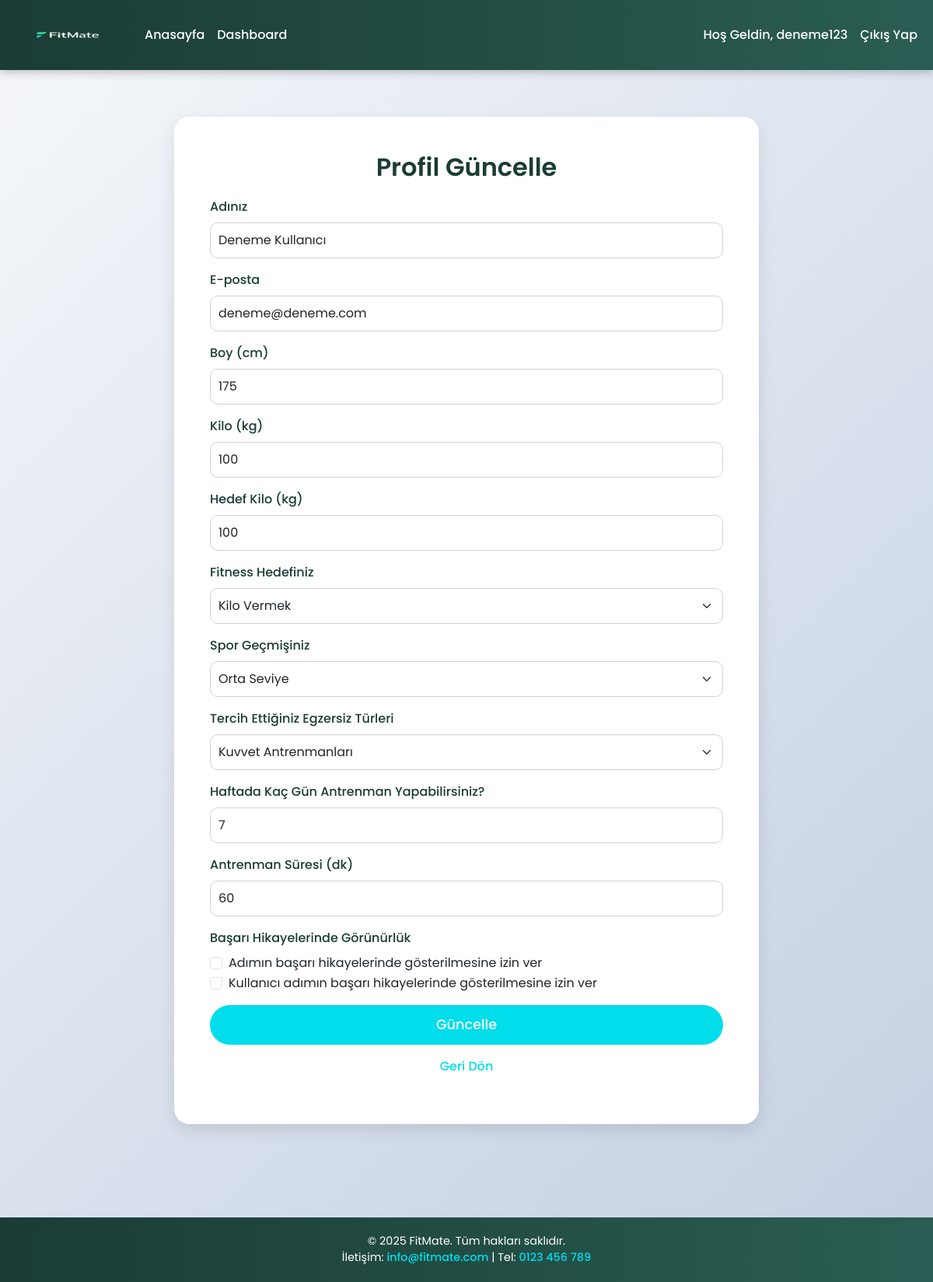
The app's page /update_profile.php (signed in) with its own data.
### tables this page shows
CREATE TABLE IF NOT EXISTS `users` (
  `id` int NOT NULL AUTO_INCREMENT,
  `username` varchar(50) NOT NULL,
  `password` varchar(255) NOT NULL,
  `email` varchar(100) NOT NULL,
  `height` float NOT NULL,
  `weight` float NOT NULL,
  `bmi` float DEFAULT NULL,
  `fitness_goal` varchar(50) DEFAULT NULL,
  `experience_level` varchar(50) DEFAULT NULL,
  `preferred_exercises` varchar(50) DEFAULT NULL,
  `workout_days` int DEFAULT NULL,
  `workout_duration` int DEFAULT NULL,
  `target_weight` float DEFAULT NULL,
  `target_set_date` date DEFAULT NULL,
  `target_achieved_date` date DEFAULT NULL,
  `show_name_in_success` tinyint(1) DEFAULT '0',
  `show_username_in_success` tinyint(1) DEFAULT '0',
  `name` varchar(255) DEFAULT NULL,
  `is_admin` tinyint(1) DEFAULT '0',
  PRIMARY KEY (`id`),
  UNIQUE KEY `username` (`username`),
  UNIQUE KEY `email` (`email`)
);

### update_profile.php (the view, shortened to what this page needs)
<?php
$servername = "localhost";
$username = "root";
$password = "";
$dbname = "fitness_db";
$conn = new mysqli($servername, $username, $password, $dbname);
$username = $_SESSION['username'];
$stmt = $conn->prepare("SELECT * FROM users WHERE username = ?");
$stmt->bind_param("s", $username);
$stmt->execute();
$result = $stmt->get_result();
if ($result->num_rows > 0) {
    $row = $result->fetch_assoc();
    $name = $row['name'];
    $email = $row['email'];
    $height = $row['height'];
    $weight = $row['weight'];
    $fitness_goal = $row['fitness_goal'];
    $experience_level = $row['experience_level'];
    $preferred_exercises = $row['preferred_exercises'];
    $workout_days = $row['workout_days'];
    $workout_duration = $row['workout_duration'];
    $target_weight = $row['target_weight'];
    $show_name_in_success = $row['show_name_in_success'];
    $show_username_in_success = $row['show_username_in_success'];
} else {
    echo "Kullanıcı bulunamadı!";
    exit();
}
?>
<!DOCTYPE html>
<html lang="tr">
<head>
    <link href="https://cdn.jsdelivr.net/npm/bootstrap@5.3.0/dist/css/bootstrap.min.css" rel="stylesheet">
    <link href="https://unpkg.com/aos@2.3.1/dist/aos.css" rel="stylesheet">
    <link rel="stylesheet" href="https://cdnjs.cloudflare.com/ajax/libs/font-awesome/6.4.0/css/all.min.css">
</head>
<body>
    <nav class="navbar navbar-expand-lg navbar-dark">
        <div class="container-fluid">
            <a class="navbar-brand" href="index.php">
                <img src="images/logo2.png" alt="Fitness App Logo" class="navbar-logo">
            </a>
            <div class="collapse navbar-collapse" id="navbarNav">
                <ul class="navbar-nav me-auto">
                    <li class="nav-item">
                        <a class="nav-link" href="index.php">Anasayfa</a>
                    </li>
                    <li class="nav-item">
                        <a class="nav-link" href="dashboard.php">Dashboard</a>
                    </li>
                </ul>
                <ul class="navbar-nav">
                    <?php if (isset($_SESSION['username'])): ?>
                        <li class="nav-item">
                            <a class="nav-link" href="dashboard.php">Hoş Geldin, <?php echo $_SESSION['username']; ?></a>
                        </li>
                        <li class="nav-item">
                            <a class="nav-link" href="logout.php">Çıkış Yap</a>
                        </li>
                    <?php endif; ?>
                </ul>
            </div>
        </div>
    </nav>
    <div class="content">
        <div class="container update-section">
            <div class="row justify-content-center">
                <div class="col-md-8">
                    <div class="card update-card" data-aos="fade-up" data-aos-duration="1000">
                        <div class="card-body">
                            <h2 class="text-center">Profil Güncelle</h2>
                            <form action="update_profile.php" method="POST">
                                <div class="mb-3">
                                    <label for="name" class="form-label">Adınız</label>
                                    <input type="text" class="form-control" id="name" name="name" value="<?php echo htmlspecialchars($name ?? ''); ?>" placeholder="Adınızı girin (isteğe bağlı)">
                                </div>
                                <div class="mb-3">
                                    <label for="email" class="form-label">E-posta</label>
                                    <input type="email" class="form-control" id="email" name="email" value="<?php echo htmlspecialchars($email); ?>" required>
                                </div>
                                <div class="mb-3">
                                    <label for="height" class="form-label">Boy (cm)</label>
                                    <input type="number" class="form-control" id="height" name="height" step="0.1" value="<?php echo htmlspecialchars($height); ?>" required>
                                </div>
                                <div class="mb-3">
                                    <label for="weight" class="form-label">Kilo (kg)</label>
                                    <input type="number" class="form-control" id="weight" name="weight" step="0.1" value="<?php echo htmlspecialchars($weight); ?>" required>
                                </div>
                                <div class="mb-3">
                                    <label for="target_weight" class="form-label">Hedef Kilo (kg)</label>
                                    <input type="number" class="form-control" id="target_weight" name="target_weight" step="0.1" value="<?php echo htmlspecialchars($target_weight ? $target_weight : ''); ?>" placeholder="Hedef kilonuzu girin (isteğe bağlı)">
                                </div>
                                <div class="mb-3">
                                    <label for="fitness_goal" class="form-label">Fitness Hedefiniz</label>
                                    <select class="form-select" id="fitness_goal" name="fitness_goal" required>
                                        <option value="weight_loss" <?php if ($fitness_goal == "weight_loss") echo "selected"; ?>>Kilo Vermek</option>
                                    </select>
                                </div>
                                <div class="mb-3">
                                    <label for="experience_level" class="form-label">Spor Geçmişiniz</label>
                                    <select class="form-select" id="experience_level" name="experience_level" required>
                                        <option value="intermediate" <?php if ($experience_level == "intermediate") echo "selected"; ?>>Orta Seviye</option>
                                    </select>
                                </div>
                                <div class="mb-3">
                                    <label for="preferred_exercises" class="form-label">Tercih Ettiğiniz Egzersiz Türleri</label>
                                    <select class="form-select" id="preferred_exercises" name="preferred_exercises" required>
                                        <option value="strength" <?php if ($preferred_exercises == "strength") echo "selected"; ?>>Kuvvet Antrenmanları</option>
                                    </select>
                                </div>
                                <div class="mb-3">
                                    <label for="workout_days" class="form-label">Haftada Kaç Gün Antrenman Yapabilirsiniz?</label>
                                    <input type="number" class="form-control" id="workout_days" name="workout_days" min="1" max="7" value="<?php echo htmlspecialchars($workout_days); ?>" required>
                                </div>
                                <div class="mb-3">
                                    <label for="workout_duration" class="form-label">Antrenman Süresi (dk)</label>
                                    <input type="number" class="form-control" id="workout_duration" name="workout_duration" min="30" max="120" value="<?php echo htmlspecialchars($workout_duration); ?>" required>
                                </div>
                                <div class="mb-3">
                                    <label class="form-label">Başarı Hikayelerinde Görünürlük</label>
                                    <div class="form-check">
                                        <input class="form-check-input" type="checkbox" id="show_name_in_success" name="show_name_in_success" <?php if ($show_name_in_success) echo "checked"; ?>>
                                        <label class="form-check-label" for="show_name_in_success">
                                            Adımın başarı hikayelerinde gösterilmesine izin ver
                                        </label>
                                    </div>
                                    <div class="form-check">
                                        <input class="form-check-input" type="checkbox" id="show_username_in_success" name="show_username_in_success" <?php if ($show_username_in_success) echo "checked"; ?>>
                                        <label class="form-check-label" for="show_username_in_success">
                                            Kullanıcı adımın başarı hikayelerinde gösterilmesine izin ver
                                        </label>
                                    </div>
                                </div>
                                <button type="submit" class="btn btn-success w-100">Güncelle</button>
                            </form>
                            <p class="mt-3 text-center"><a href="dashboard.php">Geri Dön</a></p>
                        </div>
                    </div>
                </div>
            </div>
        </div>
    </div>
    <footer class="text-center">
        <div class="container">
            <p class="mb-0">© 2025 FitMate. Tüm hakları saklıdır.</p>
            <p class="mb-0">İletişim: <a href="mailto:info@fitmate.com">info@fitmate.com</a> | Tel: <a href="tel:0123456789">0123 456 789</a></p>
        </div>
    </footer>
</body>
</html>

### update_profile.php (style rules this page uses)
html, body { margin: 0; font-family: 'Poppins', sans-serif; background: linear-gradient(135deg, #f5f7fa 0%, #c3cfe2 100%); min-height: 100vh; }
body { display: flex; flex-direction: column; }
.content { flex: 1 0 auto; padding-bottom: 60px; }
footer { flex-shrink: 0; width: 100%; }
.navbar { background: linear-gradient(90deg, #1a3c34 0%, #2a5d53 100%); box-shadow: 0 4px 10px rgba(0, 0, 0, 0.2); padding: 10px 0; position: sticky; top: 0; z-index: 1000; }
.navbar-logo { height: 60px; width: auto; max-width: 250px; transition: transform 0.3s ease; }
.navbar-brand { padding: 5px 15px; display: flex; align-items: center; }
.nav-link { color: #fff !important; font-weight: 500; transition: color 0.3s ease; }
.update-section { padding: 60px 0; }
.update-card { border: none; border-radius: 20px; box-shadow: 0 8px 20px rgba(0, 0, 0, 0.1); background: #fff; padding: 30px; }
.update-card h2 { font-size: 2rem; font-weight: 600; color: #1a3c34; margin-bottom: 20px; }
.form-label { font-weight: 500; color: #1a3c34; }
.form-control, .form-select { border-radius: 10px; border: 1px solid #ced4da; padding: 10px; transition: border-color 0.3s ease, box-shadow 0.3s ease; }
.btn-success { background: #00ddeb; border: none; padding: 12px 30px; font-size: 1.1rem; font-weight: 500; border-radius: 50px; transition: transform 0.3s ease, background 0.3s ease; }
.text-center a { color: #00ddeb; text-decoration: none; font-weight: 500; }
footer { background: linear-gradient(90deg, #1a3c34 0%, #2a5d53 100%); color: white; padding: 20px 0; font-size: 0.9rem; }
footer a { color: #00ddeb; text-decoration: none; }

### records on screen
users: name "Deneme Kullanıcı", email "deneme@deneme.com", height "175", weight "100", target_weight "100", fitness_goal "Kilo Vermek", experience_level "Orta Seviye", preferred_exercises "Kuvvet Antrenmanları", workout_days "7", workout_duration "60"

### other values on screen
$_SESSION['username'] "deneme123"
